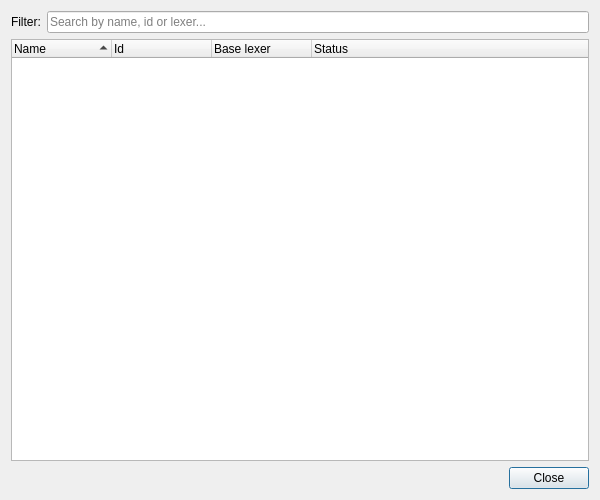
<?xml version="1.0" encoding="UTF-8"?>
<ui version="4.0">
 <class>LanguageManagerDialog</class>
 <widget class="QDialog" name="LanguageManagerDialog">
  <property name="geometry">
   <rect>
    <x>0</x>
    <y>0</y>
    <width>600</width>
    <height>500</height>
   </rect>
  </property>
  <property name="windowTitle">
   <string>Manage Languages</string>
  </property>
  <layout class="QVBoxLayout" name="mainLayout">
   <item>
    <layout class="QHBoxLayout" name="searchLayout">
     <item>
      <widget class="QLabel" name="filterLabel">
       <property name="text">
        <string>Filter:</string>
       </property>
      </widget>
     </item>
     <item>
      <widget class="QLineEdit" name="searchEdit">
       <property name="placeholderText">
        <string>Search by name, id or lexer...</string>
       </property>
       <property name="clearButtonEnabled">
        <bool>true</bool>
       </property>
      </widget>
     </item>
    </layout>
   </item>
   <item>
    <widget class="QTreeWidget" name="languageTree">
     <property name="rootIsDecorated">
      <bool>false</bool>
     </property>
     <property name="alternatingRowColors">
      <bool>true</bool>
     </property>
     <property name="sortingEnabled">
      <bool>true</bool>
     </property>
     <column>
      <property name="text">
       <string>Name</string>
      </property>
     </column>
     <column>
      <property name="text">
       <string>Id</string>
      </property>
     </column>
     <column>
      <property name="text">
       <string>Base lexer</string>
      </property>
     </column>
     <column>
      <property name="text">
       <string>Status</string>
      </property>
     </column>
    </widget>
   </item>
   <item>
    <widget class="QDialogButtonBox" name="buttonBox">
     <property name="standardButtons">
      <set>QDialogButtonBox::StandardButton::Close</set>
     </property>
    </widget>
   </item>
  </layout>
 </widget>
 <resources/>
 <connections/>
</ui>
